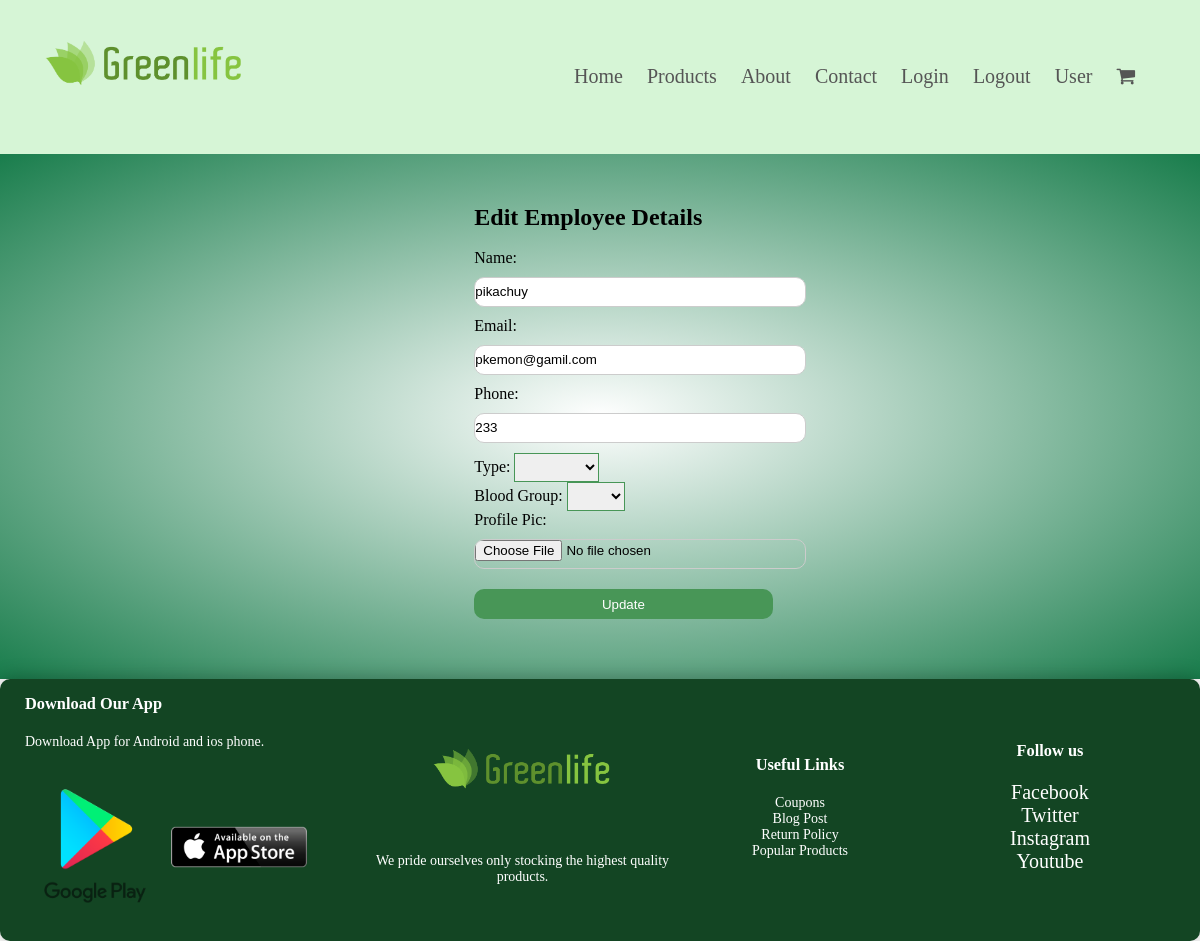
Screenshot of /Green_Life/admin/editemployee.php?id=4 with the database file from the repository.
### tables this page shows
CREATE TABLE `employee` (
  `id` int(11) NOT NULL,
  `e_name` varchar(30) NOT NULL,
  `e_email` varchar(40) NOT NULL,
  `e_phone` int(30) NOT NULL,
  `e_type` varchar(30) NOT NULL,
  `e_bloodgrp` varchar(30) NOT NULL
);

### Green_Life/models/db_config.php (called while the page is built, shortened)
<?php
  $db_server="localhost";
  $db_user="root";
  $db_pass="";
  $db_name="demo_mvc";
  function get_data($query){
      global $db_server,$db_user,$db_pass,$db_name ;
	  $db_con=mysqli_connect($db_server,$db_user,$db_pass,$db_name);
	  $result=mysqli_query($db_con,$query);
	  $data=[];
	  if(mysqli_num_rows($result)>0){
		  while($row=mysqli_fetch_assoc($result)){
			  $data[]=$row;
		  }
	  }
	  return $data;
  }
?>

### Green_Life/controllers/EmployeeController.php (called while the page is built, shortened)
<?php
  require_once '../models/db_config.php';
  function getEmployee($id){
  $query="SELECT * FROM employee where id=$id";
  $result=get_data($query);
  if(count($result)>0){
    return $result[0];
  }
  return false;
 }
?>

### Green_Life/admin/editemployee.php (the view, shortened to what this page needs)
<?php include '../include/header.php';?>
<?php require_once '../controllers/EmployeeController.php';
  $id=$_GET['id'];
  $employee=getEmployee($id);
?>
<div id="emp" style="background:radial-gradient(#fff,#197d4c); " onclick="">
   <div class="account">
     <div class="container">
        <div class="row">
	       <form action="" method="post">
			<h2>Edit Employee Details</h2><br>
			<span class="spn">Name:</span> <input type="text" value="<?php echo $employee['e_name']?>" Name" name="e_name"> <span style="color: red; font-size: 12;" class="spn"> <?php echo $err_name;?></span><br>
			<span class="spn">Email:</span> <input type="text" value="<?php echo $employee['e_email']?>" name="e_email"><span style="color: red; font-size: 12;" class="spn"> <?php echo $err_email;?></span><br>
			<span class="spn">Phone:</span> <input type="text" value="<?php echo $employee['e_phone']?>" name="e_phone"><span style="color: red; font-size: 12;" class="spn"><?php echo $err_phone;?></span><br>
			<span class="spn">Type:</span>
			<select name="e_type" selected>
				<option value="<?php echo $employee['e_type']?>"></option>
				<option>Admin</option>
			</select><span style="color: red; font-size: 12;" class="spn"><?php echo $err_type;?></span><br>
			<span class="spn">Blood Group:</span>
			 <select name="e_bloodgrp">
				<option value=""></option>
				<option>A+</option>
			</select><span style="color: red; font-size: 12;" class="spn"><?php echo $err_bloodgrp;?></span><br>
			<span class="spn">Profile Pic:</span>
			<input type="file"  name="employee_pic"><br><span style="color: red; font-size: 12;" class="spn"><?php echo $err_pic;?></span>
				<button type="submit" class="btn" name="btn_edit_emp">Update</button>
			  </form>
	 </div>
     </div>
</div>
</div>
<?php include '../include/footer.php';?>

### Green_Life/css/style.css (style rules this page uses)
* { margin: 0; padding: 0; box-sizing: border-box; }
.container { max-width: 1300px; margin:auto; padding-left: 25px; padding-right: 25px; }
.row { display: flex; align-items: center; flex-wrap: wrap; justify-content: space-around; }
.container { max-width: 1300px; margin: auto; padding-left: 25px; padding-right: 25px; }
.btn { display: inline-block; background: #489657; color: #fff; padding: 8px 30px; margin: 30px 0; border-radius: 10px; border: none; }
.account { padding:50px 0; padding-left:80px; background:radial-gradient(#fff,#197d4c); }
form input { width:100%; height:30px; margin:10px 0; border:1px solid #ccc; border-radius:10px; }
form .spn { width: 100%; font-size: 12; }
form .btn { width:90%; border:none; margin:10px 0; height:30px; border-radius:10px; background:#489657 }
select { border: 1px solid #489657; padding: 5px; }

### rows the page displays
employee: e_name "pikachuy", e_email "pkemon@gamil.com", e_phone "233"
